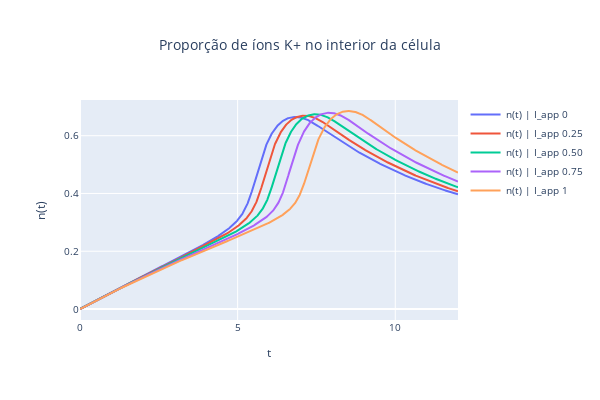

Notebook source saved alongside this figure:
### Code cell
plot_output(variable="n", title="Proporção de íons K+ no interior da célula", dfs=dfs)

### Figure 1 — Plotly figure (JSON) as saved in the notebook; plotly's stock layout.template omitted (floating-point values rounded to 4 significant figures; data arrays with more than 128 entries replaced by an {"elided": "..."} marker saying what was removed)
{"data": [{"mode": "lines", "name": "n(t) | I_app 0", "type": "scatter", "x": {"elided": "1200 float values"}, "y": {"elided": "1200 float values"}}, {"mode": "lines", "name": "n(t) | I_app 0.25", "type": "scatter", "x": {"elided": "1200 float values"}, "y": {"elided": "1200 float values"}}, {"mode": "lines", "name": "n(t) | I_app 0.50", "type": "scatter", "x": {"elided": "1200 float values"}, "y": {"elided": "1200 float values"}}, {"mode": "lines", "name": "n(t) | I_app 0.75", "type": "scatter", "x": {"elided": "1200 float values"}, "y": {"elided": "1200 float values"}}, {"mode": "lines", "name": "n(t) | I_app 1", "type": "scatter", "x": {"elided": "1200 float values"}, "y": {"elided": "1200 float values"}}], "layout": {"font": {"size": 10}, "height": 400, "title": {"text": "Proporção de íons K+ no interior da célula", "x": 0.5}, "width": 600, "xaxis": {"title": {"text": "t"}}, "yaxis": {"title": {"text": "n(t)"}}}}
